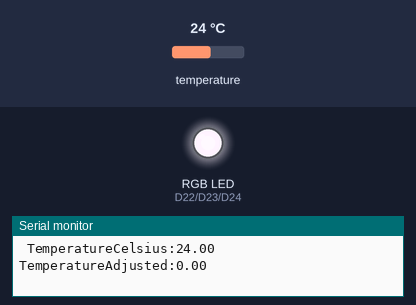
Recording of a sketch running on a simulated Arduino Nano 33 BLE. On the bench: an RGB LED mixed from three pins (HIGH = lit), the last lines printed to the serial monitor. The test bench sets the inputs (shaded band); at power-on: temperature 24 °C.

Above: at 3.2 s.
3.3 s: temperature set to 12 °C
At 4.6 s:
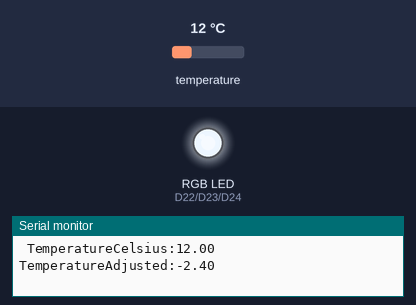
5.0 s: temperature set to 19 °C
At 6.4 s:
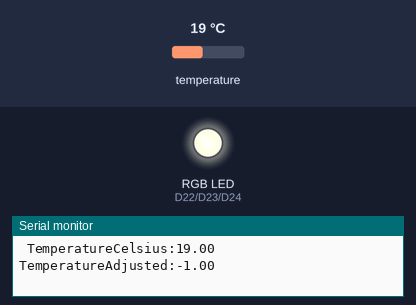
Timing chart, 0 to 8.0 s (numbered marks = the images above; inputs shaded):
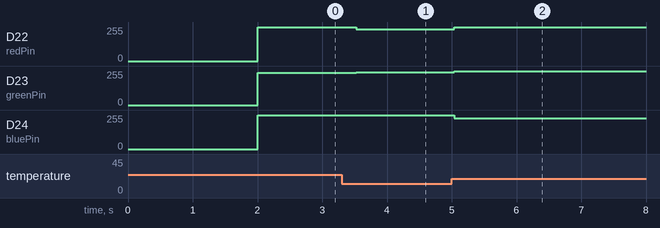

Measured:
- after the input at 3.3 s, D22 (redPin): 255/255 → 237/255 after 0.22 s; D23 (greenPin): 243/255 → 246/255 after 0.22 s
- after the input at 5.0 s, D22 (redPin): 237/255 → 255/255 at once; D23 (greenPin): 246/255 → 255/255 at once; D24 (bluePin): 255/255 → 230/255 at once

The sketch:

rgb_thermometer.ino
```cpp
#include <Arduino_HTS221.h>

int redPin = 22;
int greenPin = 23;
int bluePin = 24;

float neutral_temperature = 24; //in celsius. when at neutral, will appear green
float temperature_scale = 5; //in celsius. degrees between neutral and hot, or neutral and cold

float brightness = 0.1; //LED brightness, 0 is off and 1 is max

void setup() {
  Serial.begin(9600);
  //while (!Serial); //pause until serial connection has opened

  delay(2000); //allow the temp sensor time to initialize, to avoid errors

  if (!HTS.begin()) {
    Serial.println("Failed to initialize humidity temperature sensor!");
    while (1){
      analogWrite(redPin, round((1.0 - brightness)*256)); //red LED on (at pre-defined brightness level)
      delay(1000);
      analogWrite(redPin, 256); //red LED off
      delay(1000);
    }
  }

}

void loop() {
  float temperature = HTS.readTemperature(); // measured in degrees celsius
  Serial.print(" TemperatureCelsius:"); // this format is compatible with the Arduino IDE Serial Plotter
  Serial.print(temperature);

  temperature = temperature - neutral_temperature; //making the temperature range based around our target neutral temperature

  temperature = temperature / temperature_scale; // now "hot" is +1 and "cold" is -1

  Serial.print(" TemperatureAdjusted:");
  Serial.print(temperature);

  //hue-related calculations
  float hue = 0 - temperature; //inverting because of the direction of the hue color scale
  hue = (hue + 1) / 3; //adjusting the range of -1 to +1, into 0.0 to 0.66

  float rgb[3];
  hsv2rgb(hue, 1.0, brightness, rgb);

  setColor(rgb);

  Serial.println();
  delay(500);
}

void setColor(float *colors) { //expects float values between 0 and 1

  //inverting inputs because the lights are controlled with inverted numbers
  float r = 1.0 - colors[0];
  float g = 1.0 - colors[1];
  float b = 1.0 - colors[2];

  //256 is off, 255 is slightly glowing, 0 is full bright (why there are 257 possible states, I have no idea)
  //the values are different for each color to correct for the different brightness of each LED
  int r2 = round(r * 192.0) + 64;
  int g2 = round(g * 128.0) + 128;
  int b2 = round(b * 256.0) + 0;

  analogWrite(redPin, r2);
  analogWrite(greenPin, g2);
  analogWrite(bluePin, b2);
}

// the following code was obtained from here: https://gist.github.com/postspectacular/2a4a8db092011c6743a7

// HSV->RGB conversion based on GLSL version
// expects hsv channels defined in 0.0 .. 1.0 interval
float fract(float x) { return x - int(x); }

float mix(float a, float b, float t) { return a + (b - a) * t; }

float step(float e, float x) { return x < e ? 0.0 : 1.0; }

float* hsv2rgb(float h, float s, float v, float* rgb) {
  rgb[0] = v * mix(1.0, constrain(abs(fract(h + 1.0) * 6.0 - 3.0) - 1.0, 0.0, 1.0), s);
  rgb[1] = v * mix(1.0, constrain(abs(fract(h + 0.6666666) * 6.0 - 3.0) - 1.0, 0.0, 1.0), s);
  rgb[2] = v * mix(1.0, constrain(abs(fract(h + 0.3333333) * 6.0 - 3.0) - 1.0, 0.0, 1.0), s);
  return rgb;
}

float* rgb2hsv(float r, float g, float b, float* hsv) {
  float s = step(b, g);
  float px = mix(b, g, s);
  float py = mix(g, b, s);
  float pz = mix(-1.0, 0.0, s);
  float pw = mix(0.6666666, -0.3333333, s);
  s = step(px, r);
  float qx = mix(px, r, s);
  float qz = mix(pw, pz, s);
  float qw = mix(r, px, s);
  float d = qx - min(qw, py);
  hsv[0] = abs(qz + (qw - py) / (6.0 * d + 1e-10));
  hsv[1] = d / (qx + 1e-10);
  hsv[2] = qx;
  return hsv;
}
```
